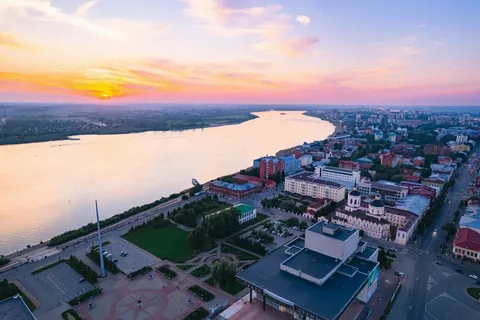
//> input picture input.jpg, 480 x 320 px
$ ./main   (built with g++ and OpenCV 4)
//> lines starting //> are read from the running program, lines starting //| are printed output that depends on the picture
#include <opencv2/opencv.hpp>
#include <iostream>

int main() {
    cv::Mat image = cv::imread("input.jpg");
//> image is the input picture: 320 rows x 480 cols, CV_8UC3; mean B, G, R 146.9, 135.3, 139.5
    cv::Mat gray;
    cv::cvtColor(image, gray, cv::COLOR_BGR2GRAY);
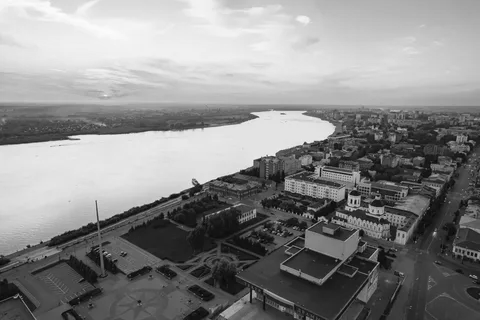
//> gray: 320 rows x 480 cols, CV_8UC1; min 1, max 252, mean 137.9
    cv::Mat kernel = (cv::Mat_<float>(3, 3) <<
    -2, -1,  0,
    -1,  1,  1,
     0,  1,  2);
    cv::Mat result;
    cv::filter2D(gray, result, -1, kernel);
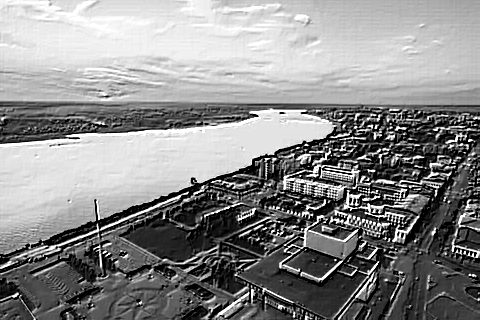
//> result: 320 rows x 480 cols, CV_8UC1; min 0, max 255, mean 138.6
    result += 128;
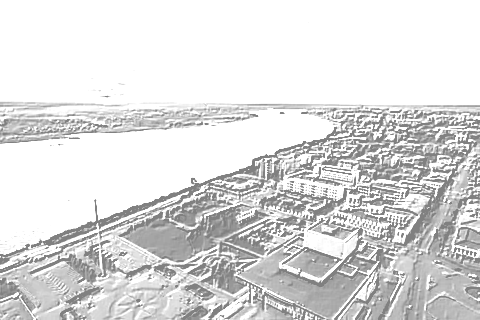
//> result: 320 rows x 480 cols, CV_8UC1; min 128, max 255, mean 221.6
    cv::namedWindow("Original Image", cv::WINDOW_AUTOSIZE);
    cv::namedWindow("Emboss Effect", cv::WINDOW_AUTOSIZE);
    cv::imshow("Original Image", image);
    cv::imshow("Emboss Effect", result);
    cv::waitKey(0);
    cv::destroyAllWindows();

    return 0;
}
